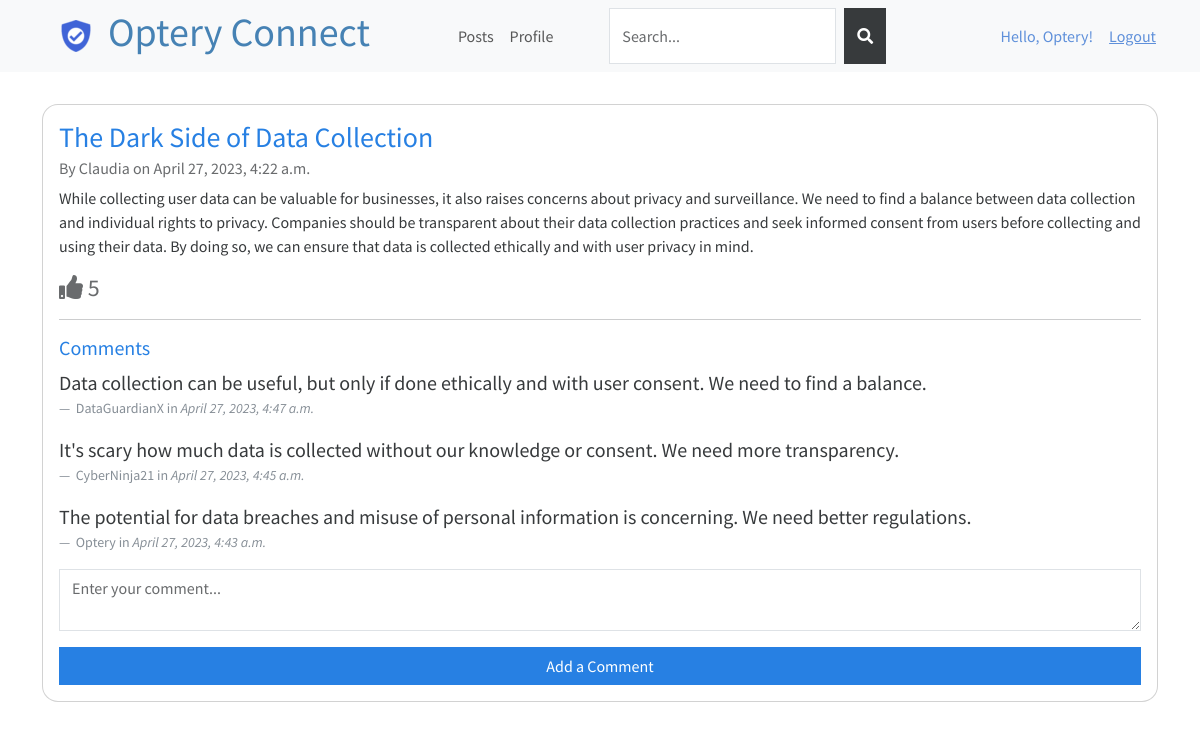
The page /social/posts/6/ (signed in) on the database its author committed.
### social/models.py (models this page shows, shortened)
class Post(models.Model):
    title = models.CharField(max_length=200)
    content = models.TextField()
    date_posted = models.DateTimeField(auto_now_add=True)
    author = models.ForeignKey(User, on_delete=models.CASCADE)

class Comment(models.Model):
    post = models.ForeignKey(Post, on_delete=models.CASCADE)
    user = models.ForeignKey(User, on_delete=models.CASCADE)
    content = models.TextField()
    date_posted = models.DateTimeField(auto_now_add=True)

### social/views.py (the view)
# urls.py: path('posts/<int:post_id>/', post_detail, name='post_detail'),
@login_required
def post_detail(request, post_id):
    post = get_object_or_404(Post, pk=post_id)
    comments = post.comment_set.all().order_by('-date_posted')
    num_likes = post.likes.count()
    data = {'post': post, 'comments': comments, 'num_likes': num_likes}
    return render(request, 'social/post_detail.html', data)

### templates/social/post_detail.html (shortened to what this page needs)
{% extends 'base.html' %}
{% block content %}
<div class="post_detail" style="padding-top: 2rem;">
    <div class="card">
        <div class="card-body">
            <h3 class="card-title text-primary">{{ post.title }}</h3>
            <h6 class="card-subtitle mb-2 text-muted">By {{ post.author.username }} on {{ post.date_posted }}</h6>
            <p class="card-text">{{ post.content }}</p>
            <h4 id="likes-count-{{ post.id }}" class="text-muted">
                <i class="fa fa-thumbs-up"></i>
                {{ num_likes }}
            </h4>
            <hr>
            <h5 class="text-primary">Comments</h5>
            <div class="comments" id="comment_list">
                {% include 'partials/_comment_list.html' %}
            </div>
            <div class="add-comment">
                <form id="comment-form">
                    <div class="form-group">
                        <textarea class="form-control" id="comment-textarea" name="comment"
                            placeholder="Enter your comment..."></textarea>
                    </div>
                    <button type="submit" class="btn btn-primary" hx-post="{% url 'social:add_comment' post.id %}"
                        hx-target="#comment_list">Add a Comment</button>
                </form>
            </div>
        </div>
    </div>
</div>
{% endblock %}

### templates/partials/_navbar.html (shortened to what this page needs)
{% load static %}
<nav class="navbar navbar-expand-lg navbar-light bg-light">
    <div class="container-fluid">
        {% if user.is_authenticated %}
        <a href="{% url 'social:posts' %}"><img src="{% static 'img/logo.png' %}"
                style="padding-right:1rem; padding-left:3rem"></a>
        {% else %}
        <a href="{% url 'accounts:index' %}"><img src="{% static 'img/logo.png' %}"
                style="padding-right:1rem; padding-left:3rem"></a>
        {% endif %}
        <div class="collapse navbar-collapse" id="navbarNavAltMarkup">
            <div class="navbar-nav">
                <h1 style="padding-right: 5rem;color: steelblue;">Optery Connect</h1>
                {% if user.is_authenticated %}
                <li class="nav-item">
                    <a class="nav-item nav-link" href="{% url 'social:posts' %}">Posts</a>
                </li>
                <li class="nav-item">
                    <a class="nav-item nav-link" href="{% url 'accounts:user_profile' request.user %}">Profile</a>
                </li>
                <form class="d-flex" method="get" action="{% url 'social:search' %}" style="margin-left: 3rem;">
                    <input class="form-control me-sm-2" type="search" name="q" placeholder="Search...">
                    <button class="btn btn-secondary my-2 my-sm-0" type="submit"><i class="fa fa-search"></i></button>
                </form>
                {% endif %}
            </div>
        </div>
        {% if user.is_authenticated %}
        <span class="hello-msg">Hello, {{request.user}}!</span>
        <span><a class="hello-msg m2" href="{% url 'accounts:logout' %}">Logout</a></span>
        {% endif %}
    </div>
</nav>

### templates/partials/_comment_list.html (shortened to what this page needs)
{% for comment in comments %}
<figure>
    <blockquote class="blockquote">
        <p class="mb-0">{{ comment.content }}</p>
    </blockquote>
    <figcaption class="blockquote-footer">
        {{ comment.user.username }} in <cite title="Source Title">{{ comment.date_posted }}</cite>
    </figcaption>
</figure>
{% empty %}
<p class="text-muted">No comments yet.</p>
{% endfor %}

### static/css/main.css (style rules this page uses)
.form-group { padding-bottom: 1rem; }
.btn-primary { width: 100%; }
.hello-msg { display: flex; color: #5F90DA; margin-right: 1rem; }
.m2 { padding-right: 1rem; }
.nav-item { display: flex; align-items: center; }
.d-flex { margin-left: 3rem; }
.card { border-radius: 1rem; margin-bottom: 1rem; }

### rows shown on the page
Post: title "The Dark Side of Data Collection", author.username "Claudia", date_posted "April 27, 2023, 4:22 a.m.", content "While collecting user data can be valuable for businesses, it also raises concerns about privacy and surveillance. We need to find a balance between data collection and individual rights to privacy. Companies should be transparent about their data collection practices and seek informed consent from users before collecting and using their data. By doing so, we can ensure that data is collected ethically and with user privacy in mind."
Comment: content "Data collection can be useful, but only if done ethically and with user consent. We need to find a balance.", user.username "DataGuardianX", date_posted "April 27, 2023, 4:47 a.m."
Comment: content "It's scary how much data is collected without our knowledge or consent. We need more transparency.", user.username "CyberNinja21", date_posted "April 27, 2023, 4:45 a.m."
Comment: content "The potential for data breaches and misuse of personal information is concerning. We need better regulations.", user.username "Optery", date_posted "April 27, 2023, 4:43 a.m."

### other values the page prints
{{ request.user }} "Optery"
{{ num_likes }} "5"
